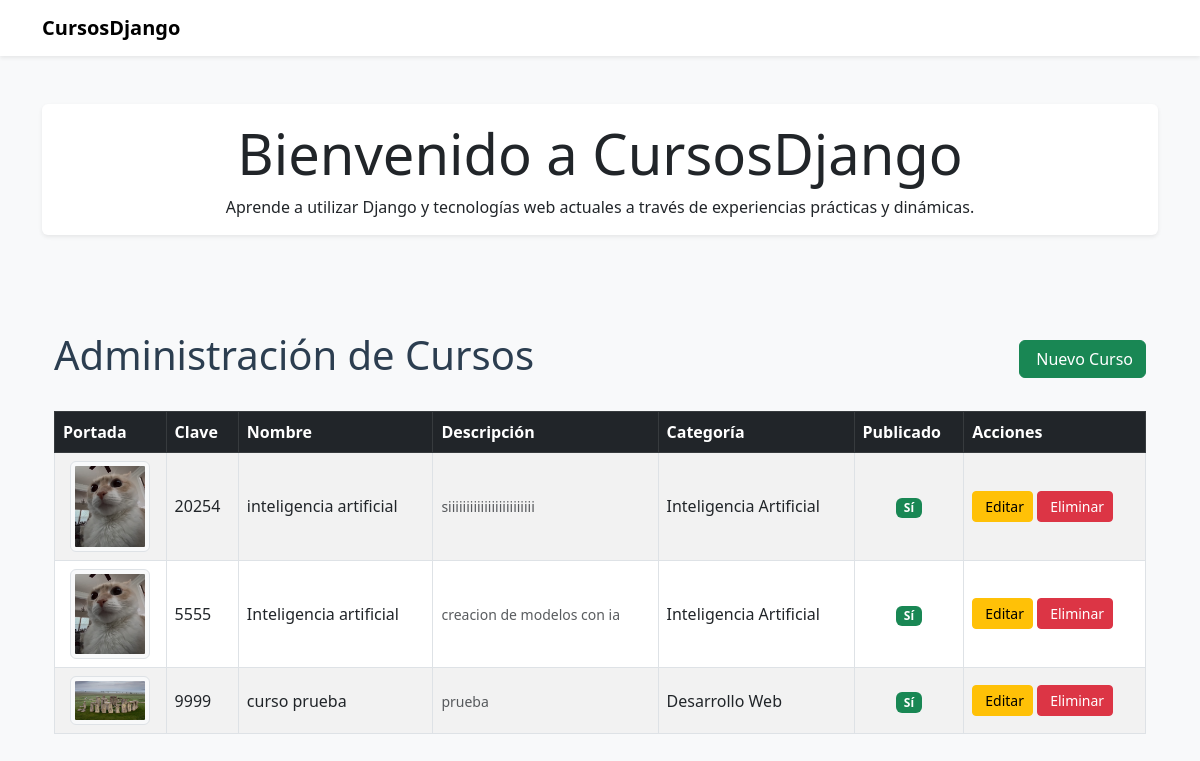
The app's page /admin_cursos/admin_cursos/ with its own data.
### cursos/models.py (models this page shows, shortened)
class Curso(models.Model):
    clave = models.CharField("Clave del curso", max_length=10, unique=True)
    nombre = models.CharField("Nombre del curso", max_length=100)
    descripcion = models.TextField("Descripción")
    nivel = models.IntegerField("Nivel de dificultad")
    publicado = models.BooleanField("¿Publicado?")
    categoria = models.CharField("Categoría", max_length=50, choices=[
        ('web', 'Desarrollo Web'),
        ('data', 'Base de Datos'),
        ('ia', 'Inteligencia Artificial'),
        ('seguridad', 'Ciberseguridad'),
    ])
    portada = models.ImageField("Imagen de portada", upload_to='cursos/')
    fecha_creacion = models.DateTimeField("Fecha de creación", auto_now_add=True)
    class Meta:
        ordering = ['fecha_creacion']
        verbose_name = "Curso"
        verbose_name_plural = "Cursos"

### cursos/views.py (the view)
# urls.py: path('', views.lista_cursos, name='lista'),
def lista_cursos(request):
    cursos = Curso.objects.all()
    return render(request, 'cursos/lista_cursos.html', {'cursos': cursos})

### cursos/templates/cursos/lista_cursos.html (shortened to what this page needs)
{% extends 'contenido/encabezado.html' %}
{% block contenido %}
<div class="container mt-5">
<div class="d-flex justify-content-between align-items-center mb-4">
    <h1>Administración de Cursos</h1>
    <a href="{% url 'cursos:crear' %}" class="btn btn-success">
         Nuevo Curso
    </a>
</div>
    <div class="table-responsive">
        <table class="table table-striped table-hover table-bordered">
            <thead class="table-dark">
                <tr>
                    <th>Portada</th>
                    <th>Clave</th>
                    <th>Nombre</th>
                    <th>Descripción</th>
                    <th>Categoría</th>
                    <th>Publicado</th>
                    <th>Acciones</th>
                </tr>
            </thead>
            <tbody>
                {% for curso in cursos %}
                <tr>
                    <td class="text-center">
                        {% if curso.portada %}
                        <img src="{{ curso.portada.url }}" alt="{{ curso.nombre }}" class="img-thumbnail" style="max-width: 80px;">
                        {% else %}
                        <span class="text-muted">Sin imagen</span>
                        {% endif %}
                    </td>
                    <td>{{ curso.clave }}</td>
                    <td>{{ curso.nombre }}</td>
                    <td>
                        <small class="text-muted">{{ curso.descripcion|truncatechars:50 }}</small>
                    </td>
                    <td>{{ curso.get_categoria_display }}</td>
                    <td class="text-center">
                        {% if curso.publicado %}
                        <span class="badge bg-success">Sí</span>
                        {% else %}
                        <span class="badge bg-secondary">No</span>
                        {% endif %}
                    </td>
                    <td>
                        <a href="{% url 'cursos:editar' curso.pk %}" class="btn btn-sm btn-warning">
                             Editar
                        </a>
                        <a href="{% url 'cursos:confirmar_eliminar' curso.pk %}" class="btn btn-sm btn-danger">
                             Eliminar
                        </a>
                    </td>
                </tr>
                {% empty %}
                <tr>
                    <td colspan="7" class="text-center text-muted py-4">
                        No hay cursos registrados
                    </td>
                </tr>
                {% endfor %}
            </tbody>
        </table>
    </div>
</div>
{% endblock %}

### CursosDjango/static/inicio/images/css/estilos.css (style rules this page uses)
body { background-color: #f8f9fa; font-family: 'Segoe UI', sans-serif; }
h1, h2 { color: #2c3e50; }
img { max-width: 100%; height: auto; border-radius: 8px; }

### cursos/templates/cursos/lista_cursos.html (style rules this page uses)
.table th { white-space: nowrap; vertical-align: middle; }
.table td { vertical-align: middle; }
.img-thumbnail { background-color: #f8f9fa; border: 1px solid #dee2e6; }
.btn-sm { padding: 0.25rem 0.5rem; font-size: 0.875rem; line-height: 1.5; }

### records on screen
Curso: portada (picture), clave "20254", nombre "inteligencia artificial", descripcion "siiiiiiiiiiiiiiiiiiiiiiii", categoria "Inteligencia Artificial", publicado "Sí"
Curso: portada (picture), clave "5555", nombre "Inteligencia artificial", descripcion "creacion de modelos con ia", categoria "Inteligencia Artificial", publicado "Sí"
Curso: portada (picture), clave "9999", nombre "curso prueba", descripcion "prueba", categoria "Desarrollo Web", publicado "Sí"
